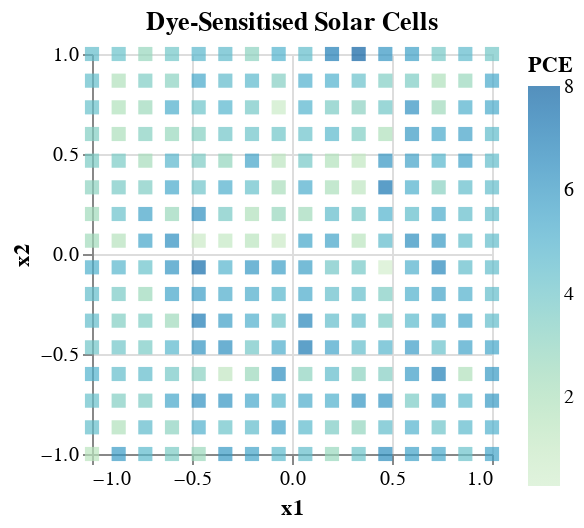

Notebook cell for this chart:
### Code cell
from sklearn.metrics import mean_absolute_error, r2_score
import altair as alt

mae_train_GTR = mean_absolute_error(glob_train_Y, Y_pred_train)
mae_test_GTR = mean_absolute_error(glob_test_Y, Y_pred_test)

r2_train = r2_score(glob_train_Y, Y_pred_train)
r2_test = r2_score(glob_test_Y, Y_pred_test)

mae_train_GTR, mae_test_GTR, r2_train, r2_test

dfclassmap = pd.DataFrame(gtr.optimizedModel.matX, columns=["x1","x2"])
dfclassmap["predicted_node_label"] = gtr.node_label

alt.Chart(dfclassmap).mark_square().encode(
    x='x1',
    y='x2',
    color=alt.Color('predicted_node_label:Q',
    scale = alt.Scale(scheme='greenblue'),
    legend=alt.Legend(title="PCE")),
    size=alt.value(50),
    tooltip=['x1','x2', 'predicted_node_label:Q']
).properties(title="Dye-Sensitised Solar Cells", width=200, height=200)

### Figure 1 — Vega-Lite specification as saved in the notebook (floating-point values rounded to 4 significant figures; data arrays with more than 128 entries replaced by an {"elided": "..."} marker saying what was removed)
{"config": {"view": {"continuousWidth": 400, "continuousHeight": 300}}, "data": {"name": "data-15975b656cc73b0b333778bcd31cbc56"}, "mark": "square", "encoding": {"color": {"field": "predicted_node_label", "legend": {"title": "PCE"}, "scale": {"scheme": "greenblue"}, "type": "quantitative"}, "size": {"value": 50}, "tooltip": [{"field": "x1", "type": "quantitative"}, {"field": "x2", "type": "quantitative"}, {"field": "predicted_node_label", "type": "quantitative"}], "x": {"field": "x1", "type": "quantitative"}, "y": {"field": "x2", "type": "quantitative"}}, "height": 200, "title": "Dye-Sensitised Solar Cells", "width": 200, "$schema": "https://vega.github.io/schema/vega-lite/v4.17.0.json", "datasets": {"data-15975b656cc73b0b333778bcd31cbc56": {"elided": "256 records"}}}
